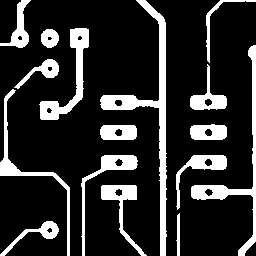
#> input picture Day5/circuit.bmp, 256 x 256 px
$ python 7_morphology.py
#> lines starting #> are read from the running program, lines starting #| are printed output that depends on the picture; after the words box and inside, x2 and y2 are one past the last pixel; in counts of white or black regions, pixels touching at a corner belong together
import cv2
import numpy as np

img = cv2.imread('./circuit.bmp', cv2.IMREAD_GRAYSCALE)
#> img: shape (256, 256); 18.2% white; 16 white regions, largest, box (x1, y1, x2, y2) and area: (100, 0, 167, 256) 2418, (191, 45, 256, 256) 1500, (39, 28, 89, 120) 1219
#gse = cv2.getStructuringElement(cv2.MORPH_ELLIPSE,(3,3))
gse = cv2.getStructuringElement(cv2.MORPH_ELLIPSE,(7,7))
dst1 = cv2.dilate(img,gse)
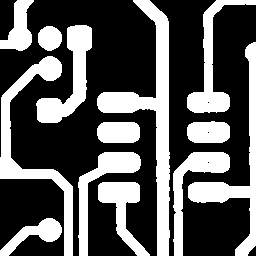
#> dst1: shape (256, 256); 35% white; 13 white regions, largest, box (x1, y1, x2, y2) and area: (97, 0, 170, 256) 4430, (0, 56, 73, 256) 3017, (188, 42, 256, 256) 2642
dst2 = cv2.erode(img,gse)
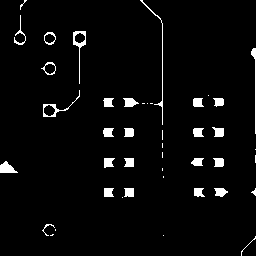
#> dst2: shape (256, 256); 3.6% white; 43 white regions (17 under 20 px), largest, box (x1, y1, x2, y2) and area: (140, 0, 163, 125) 165, (73, 31, 86, 84) 155, (0, 161, 18, 173) 133

cv2.imshow('img',img)
cv2.imshow('dst1',dst1)
cv2.imshow('dst2',dst2)
cv2.waitKey()

$ run again, with Day5/keyboard.bmp copied over Day5/circuit.bmp
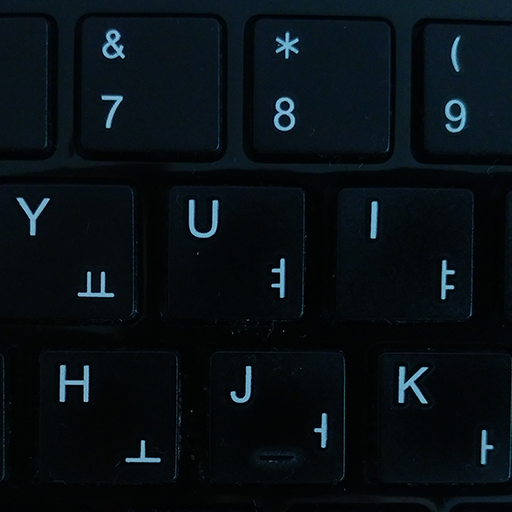
#> input picture Day5/keyboard.bmp, 512 x 512 px
#> `dst1 = cv2.dilate(img,gse)`:
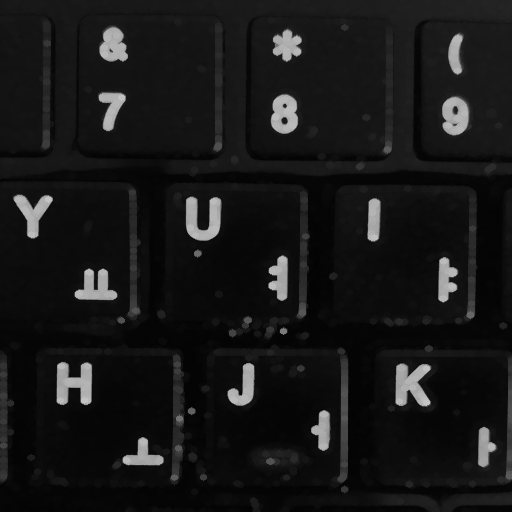
#> dst1: shape (512, 512); min 3, max 196, mean 23.2
#> `dst2 = cv2.erode(img,gse)`:
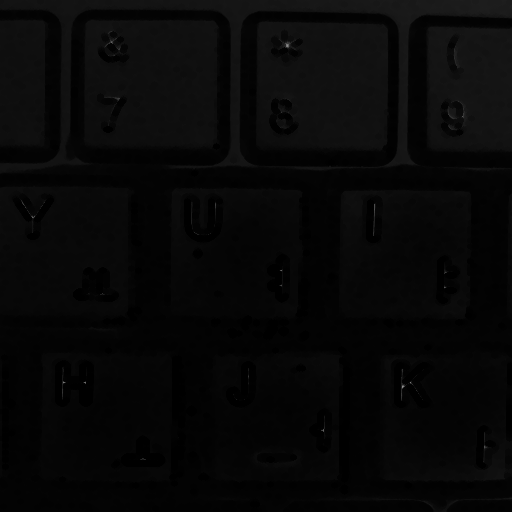
#> dst2: shape (512, 512); min 0, max 145, mean 7.2
